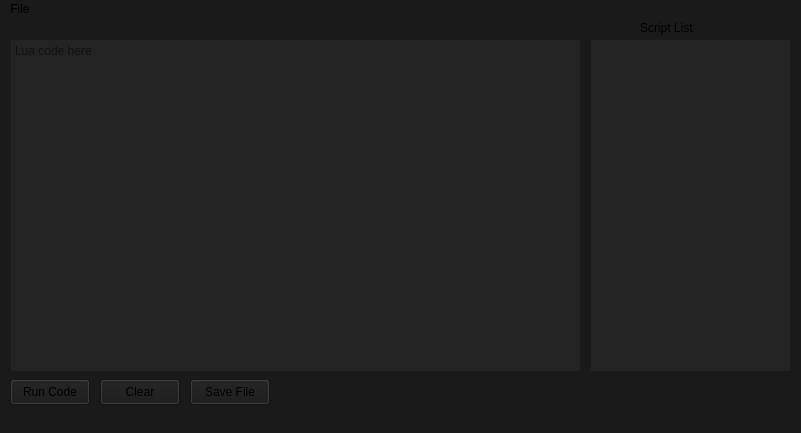
<?xml version="1.0" encoding="UTF-8"?>
<ui version="4.0">
 <class>MainWindow</class>
 <widget class="QMainWindow" name="MainWindow">
  <property name="geometry">
   <rect>
    <x>0</x>
    <y>0</y>
    <width>801</width>
    <height>433</height>
   </rect>
  </property>
  <property name="focusPolicy">
   <enum>Qt::FocusPolicy::NoFocus</enum>
  </property>
  <property name="windowTitle">
   <string>LUA Runner</string>
  </property>
  <property name="styleSheet">
   <string notr="true">background-color: rgb(26, 26, 26);</string>
  </property>
  <property name="iconSize">
   <size>
    <width>0</width>
    <height>0</height>
   </size>
  </property>
  <property name="toolButtonStyle">
   <enum>Qt::ToolButtonStyle::ToolButtonTextOnly</enum>
  </property>
  <property name="tabShape">
   <enum>QTabWidget::TabShape::Rounded</enum>
  </property>
  <property name="dockOptions">
   <set>QMainWindow::DockOption::AllowTabbedDocks|QMainWindow::DockOption::AnimatedDocks</set>
  </property>
  <widget class="QWidget" name="centralwidget">
   <widget class="QPushButton" name="clearBtn">
    <property name="geometry">
     <rect>
      <x>100</x>
      <y>360</y>
      <width>80</width>
      <height>26</height>
     </rect>
    </property>
    <property name="sizePolicy">
     <sizepolicy hsizetype="Fixed" vsizetype="Expanding">
      <horstretch>0</horstretch>
      <verstretch>0</verstretch>
     </sizepolicy>
    </property>
    <property name="text">
     <string>Clear</string>
    </property>
   </widget>
   <widget class="QPushButton" name="execBtn">
    <property name="geometry">
     <rect>
      <x>10</x>
      <y>360</y>
      <width>80</width>
      <height>26</height>
     </rect>
    </property>
    <property name="sizePolicy">
     <sizepolicy hsizetype="Fixed" vsizetype="Expanding">
      <horstretch>0</horstretch>
      <verstretch>0</verstretch>
     </sizepolicy>
    </property>
    <property name="text">
     <string>Run Code</string>
    </property>
    <property name="flat">
     <bool>false</bool>
    </property>
   </widget>
   <widget class="QLabel" name="label">
    <property name="geometry">
     <rect>
      <x>640</x>
      <y>0</y>
      <width>91</width>
      <height>18</height>
     </rect>
    </property>
    <property name="text">
     <string>Script List</string>
    </property>
   </widget>
   <widget class="QPushButton" name="saveBtn">
    <property name="geometry">
     <rect>
      <x>190</x>
      <y>360</y>
      <width>80</width>
      <height>26</height>
     </rect>
    </property>
    <property name="sizePolicy">
     <sizepolicy hsizetype="Fixed" vsizetype="Expanding">
      <horstretch>0</horstretch>
      <verstretch>0</verstretch>
     </sizepolicy>
    </property>
    <property name="text">
     <string>Save File</string>
    </property>
   </widget>
   <widget class="QPlainTextEdit" name="plainTextEdit">
    <property name="geometry">
     <rect>
      <x>10</x>
      <y>20</y>
      <width>571</width>
      <height>333</height>
     </rect>
    </property>
    <property name="styleSheet">
     <string notr="true">background-color: rgb(35, 35, 35);</string>
    </property>
    <property name="lineWrapMode">
     <enum>QPlainTextEdit::LineWrapMode::NoWrap</enum>
    </property>
    <property name="tabStopDistance">
     <double>10.000000000000000</double>
    </property>
    <property name="placeholderText">
     <string>Lua code here</string>
    </property>
   </widget>
   <widget class="QListView" name="listView">
    <property name="geometry">
     <rect>
      <x>590</x>
      <y>20</y>
      <width>201</width>
      <height>333</height>
     </rect>
    </property>
    <property name="sizePolicy">
     <sizepolicy hsizetype="Preferred" vsizetype="Expanding">
      <horstretch>0</horstretch>
      <verstretch>0</verstretch>
     </sizepolicy>
    </property>
    <property name="styleSheet">
     <string notr="true">background-color: rgb(35, 35, 35);</string>
    </property>
    <property name="iconSize">
     <size>
      <width>24</width>
      <height>24</height>
     </size>
    </property>
    <property name="spacing">
     <number>4</number>
    </property>
    <property name="gridSize">
     <size>
      <width>10</width>
      <height>20</height>
     </size>
    </property>
   </widget>
  </widget>
  <widget class="QMenuBar" name="menubar">
   <property name="geometry">
    <rect>
     <x>0</x>
     <y>0</y>
     <width>801</width>
     <height>23</height>
    </rect>
   </property>
   <widget class="QMenu" name="menuFile">
    <property name="title">
     <string>File</string>
    </property>
    <addaction name="actionLoad_File"/>
    <addaction name="actionLoad_Folder"/>
    <addaction name="actionSet_TF2_Root_Folder"/>
   </widget>
   <addaction name="menuFile"/>
  </widget>
  <widget class="QStatusBar" name="statusbar"/>
  <action name="actionLoad_File">
   <property name="text">
    <string>Load File</string>
   </property>
  </action>
  <action name="actionLoad_Folder">
   <property name="text">
    <string>Load Folder</string>
   </property>
  </action>
  <action name="actionSet_TF2_Root_Folder">
   <property name="text">
    <string>Set TF2 Root Folder</string>
   </property>
  </action>
 </widget>
 <resources/>
 <connections/>
</ui>
